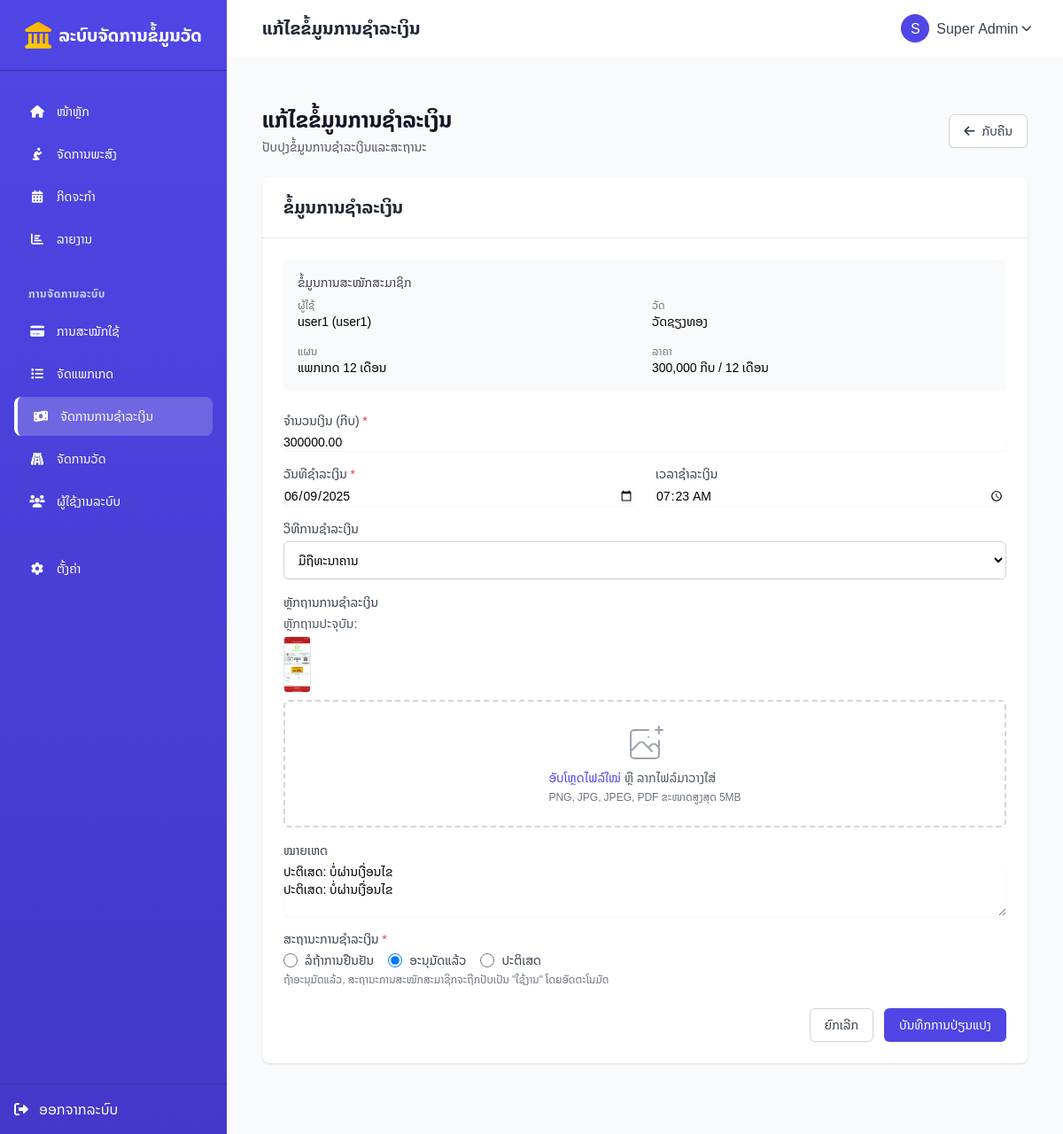
The app's page /subscription_payments/edit.php?id=2 (signed in) with its own data.
### tables this page shows
CREATE TABLE `subscription_payments` (
  `id` int(11) NOT NULL,
  `subscription_id` int(11) NOT NULL,
  `amount` decimal(10,2) NOT NULL,
  `payment_date` datetime NOT NULL,
  `payment_method` varchar(50) DEFAULT NULL,
  `payment_proof` varchar(255) DEFAULT NULL,
  `status` enum('pending','approved','rejected') NOT NULL DEFAULT 'pending',
  `notes` text DEFAULT NULL,
  `created_at` datetime NOT NULL DEFAULT current_timestamp(),
  `updated_at` datetime NOT NULL DEFAULT current_timestamp() ON UPDATE current_timestamp(),
  `processed_by` int(11) DEFAULT NULL,
  `processed_at` datetime DEFAULT NULL
);

CREATE TABLE `users` (
  `id` int(11) NOT NULL,
  `temple_id` int(11) DEFAULT NULL,
  `username` varchar(50) NOT NULL,
  `password` varchar(255) NOT NULL,
  `name` varchar(100) DEFAULT NULL,
  `role` enum('superadmin','admin','user') DEFAULT NULL,
  `created_at` datetime DEFAULT current_timestamp(),
  `email` varchar(255) DEFAULT NULL,
  `phone` varchar(20) DEFAULT NULL
);

CREATE TABLE `temples` (
  `id` int(11) NOT NULL,
  `name` varchar(255) NOT NULL,
  `address` text DEFAULT NULL,
  `district` varchar(100) DEFAULT NULL,
  `province` varchar(100) DEFAULT NULL,
  `phone` varchar(50) DEFAULT NULL,
  `email` varchar(255) DEFAULT NULL,
  `website` varchar(255) DEFAULT NULL,
  `founding_date` date DEFAULT NULL,
  `abbot_name` varchar(255) DEFAULT NULL,
  `description` text DEFAULT NULL,
  `photo` varchar(255) DEFAULT NULL,
  `logo` varchar(255) DEFAULT NULL,
  `latitude` decimal(10,8) DEFAULT NULL,
  `longitude` decimal(11,8) DEFAULT NULL,
  `status` enum('active','inactive') DEFAULT 'active',
  `created_at` timestamp NOT NULL DEFAULT current_timestamp(),
  `updated_at` timestamp NOT NULL DEFAULT current_timestamp() ON UPDATE current_timestamp()
);

CREATE TABLE `subscription_plans` (
  `id` int(11) NOT NULL,
  `name` varchar(100) NOT NULL,
  `description` text DEFAULT NULL,
  `price` decimal(10,2) NOT NULL DEFAULT 0.00,
  `duration_months` int(11) NOT NULL DEFAULT 1,
  `features` text DEFAULT NULL,
  `status` enum('active','inactive') NOT NULL DEFAULT 'active',
  `created_at` datetime NOT NULL DEFAULT current_timestamp(),
  `updated_at` timestamp NULL DEFAULT current_timestamp() ON UPDATE current_timestamp()
);

### config/base_url.php (called while the page is built)
<?php
$base_url = "http://localhost/temples/";
?>

### subscription_payments/edit.php (the view, shortened to what this page needs)
<?php
require_once '../config/db.php';
require_once '../config/base_url.php';
require_once '../includes/header.php';
$payment_id = isset($_GET['id']) && is_numeric($_GET['id']) ? (int)$_GET['id'] : null;
$stmt = $pdo->prepare("
    SELECT sp.*,
           s.id as subscription_id, s.status as subscription_status, s.start_date, s.end_date,
           u.username, u.name as user_name, u.email as user_email,
           t.name as temple_name,
           p.name as plan_name, p.price, p.duration_months
    FROM subscription_payments sp
    JOIN subscriptions s ON sp.subscription_id = s.id
    JOIN users u ON s.user_id = u.id
    JOIN temples t ON s.temple_id = t.id
    JOIN subscription_plans p ON s.plan_id = p.id
    WHERE sp.id = ?
");
$stmt->execute([$payment_id]);
$payment = $stmt->fetch();
$payment_methods = [
    'bank_transfer' => 'ໂອນເງິນຜ່ານທະນາຄານ',
    'mobile_banking' => 'ມືຖືທະນາຄານ',
    'cash' => 'ເງິນສົດ',
    'credit_card' => 'ບັດເຄຣດິດ',
    'other' => 'ອື່ນໆ'
];
$payment_date = date('Y-m-d', strtotime($payment['payment_date']));
$payment_time = date('H:i', strtotime($payment['payment_date']));
?>
<div class="max-w-5xl mx-auto px-4 py-8">
    <div class="flex flex-col md:flex-row justify-between items-start md:items-center mb-6">
        <div>
            <h1 class="text-2xl font-bold text-gray-900">ແກ້ໄຂຂໍ້ມູນການຊຳລະເງິນ</h1>
            <p class="mt-1 text-sm text-gray-600">ປັບປຸງຂໍ້ມູນການຊຳລະເງິນແລະສະຖານະ</p>
        </div>
        <div class="flex space-x-2 mt-4 md:mt-0">
            <a href="<?= $base_url ?>subscription_payments/view.php?id=<?= $payment_id ?>" class="inline-flex items-center py-2 px-4 border border-gray-300 rounded-md shadow-sm text-sm font-medium text-gray-700 bg-white hover:bg-gray-50">
                <i class="fas fa-arrow-left mr-2"></i> ກັບຄືນ
            </a>
        </div>
    </div>
    <div class="bg-white shadow rounded-lg overflow-hidden mb-6">
        <div class="px-6 py-5 border-b border-gray-200">
            <h2 class="text-xl font-semibold text-gray-800">ຂໍ້ມູນການຊຳລະເງິນ</h2>
        </div>
        <form method="post" enctype="multipart/form-data" class="p-6">
            <div class="bg-gray-50 p-4 rounded-md mb-6">
                <h3 class="text-sm font-medium text-gray-700 mb-2">ຂໍ້ມູນການສະໝັກສະມາຊິກ</h3>
                <div class="grid grid-cols-1 md:grid-cols-2 gap-4">
                    <div>
                        <p class="text-xs text-gray-500">ຜູ້ໃຊ້</p>
                        <p class="text-sm font-medium"><?= htmlspecialchars($payment['user_name']) ?> (<?= htmlspecialchars($payment['username']) ?>)</p>
                    </div>
                    <div>
                        <p class="text-xs text-gray-500">ວັດ</p>
                        <p class="text-sm font-medium"><?= htmlspecialchars($payment['temple_name']) ?></p>
                    </div>
                    <div>
                        <p class="text-xs text-gray-500">ແຜນ</p>
                        <p class="text-sm font-medium"><?= htmlspecialchars($payment['plan_name']) ?></p>
                    </div>
                    <div>
                        <p class="text-xs text-gray-500">ລາຄາ</p>
                        <p class="text-sm font-medium"><?= number_format($payment['price']) ?> ກີບ / <?= $payment['duration_months'] ?> ເດືອນ</p>
                    </div>
                </div>
            </div>
            <div class="mb-4">
                <label for="amount" class="block text-sm font-medium text-gray-700 mb-1">ຈຳນວນເງິນ (ກີບ) <span class="text-red-500">*</span></label>
                <input type="number" name="amount" id="amount" value="<?= htmlspecialchars($payment['amount']) ?>" required min="1" class="mt-1 focus:ring-indigo-500 focus:border-indigo-500 block w-full shadow-sm sm:text-sm border-gray-300 rounded-md">
            </div>
            <div class="grid grid-cols-1 md:grid-cols-2 gap-6 mb-4">
                <div>
                    <label for="payment_date" class="block text-sm font-medium text-gray-700 mb-1">ວັນທີຊຳລະເງິນ <span class="text-red-500">*</span></label>
                    <input type="date" name="payment_date" id="payment_date" value="<?= htmlspecialchars($payment_date) ?>" required class="mt-1 focus:ring-indigo-500 focus:border-indigo-500 block w-full shadow-sm sm:text-sm border-gray-300 rounded-md">
                </div>
                <div>
                    <label for="payment_time" class="block text-sm font-medium text-gray-700 mb-1">ເວລາຊຳລະເງິນ</label>
                    <input type="time" name="payment_time" id="payment_time" value="<?= htmlspecialchars($payment_time) ?>" class="mt-1 focus:ring-indigo-500 focus:border-indigo-500 block w-full shadow-sm sm:text-sm border-gray-300 rounded-md">
                </div>
            </div>
            <div class="mb-4">
                <label for="payment_method" class="block text-sm font-medium text-gray-700 mb-1">ວິທີການຊຳລະເງິນ</label>
                <select name="payment_method" id="payment_method" class="mt-1 block w-full py-2 px-3 border border-gray-300 bg-white rounded-md shadow-sm focus:outline-none focus:ring-indigo-500 focus:border-indigo-500 sm:text-sm">
                    <?php foreach ($payment_methods as $key => $value): ?>
                    <option value="<?= $key ?>" <?= $payment['payment_method'] === $key ? 'selected' : '' ?>><?= $value ?></option>
                    <?php endforeach; ?>
                </select>
            </div>
            <div class="mb-4">
                <label for="payment_proof" class="block text-sm font-medium text-gray-700 mb-1">ຫຼັກຖານການຊຳລະເງິນ</label>
                <?php if (!empty($payment['payment_proof'])): ?>
                <div class="mb-2">
                    <p class="text-sm text-gray-600 mb-1">ຫຼັກຖານປະຈຸບັນ:</p>
                    <div class="flex items-center">
                        <?php
                        $file_extension = pathinfo($payment['payment_proof'], PATHINFO_EXTENSION);
                        if (in_array(strtolower($file_extension), ['jpg', 'jpeg', 'png', 'gif'])):
                        ?>
                            <a href="<?= $base_url . $payment['payment_proof'] ?>" target="_blank" class="mr-4">
                                <img src="<?= $base_url . $payment['payment_proof'] ?>" alt="ຫຼັກຖານການຊຳລະເງິນ" class="h-16 w-auto object-cover rounded border border-gray-200">
                            </a>
                        <?php else: ?>
                            <a href="<?= $base_url . $payment['payment_proof'] ?>" target="_blank" class="mr-4 text-indigo-600 hover:text-indigo-800">
                                <i class="fas fa-download mr-1"></i> ດາວໂຫຼດຫຼັກຖານ
                            </a>
                        <?php endif; ?>
                    </div>
                </div>
                <?php endif; ?>
                <div class="mt-1 flex justify-center px-6 pt-5 pb-6 border-2 border-gray-300 border-dashed rounded-md">
                    <div class="space-y-1 text-center">
                        <div class="flex text-sm text-gray-600">
                            <label for="payment_proof" class="relative cursor-pointer bg-white rounded-md font-medium text-indigo-600 hover:text-indigo-500 focus-within:outline-none focus-within:ring-2 focus-within:ring-offset-2 focus-within:ring-indigo-500">
                                <span>ອັບໂຫຼດໄຟລ໌ໃໝ່</span>
                            </label>
                            <p class="pl-1">ຫຼື ລາກໄຟລ໌ມາວາງໃສ່</p>
                        </div>
                        <p class="text-xs text-gray-500">PNG, JPG, JPEG, PDF ຂະໜາດສູງສຸດ 5MB</p>
                    </div>
                </div>
            </div>
            <div class="mb-4">
                <label for="notes" class="block text-sm font-medium text-gray-700 mb-1">ໝາຍເຫດ</label>
                <textarea name="notes" id="notes" rows="3" class="mt-1 focus:ring-indigo-500 focus:border-indigo-500 block w-full shadow-sm sm:text-sm border-gray-300 rounded-md"><?= htmlspecialchars($payment['notes']) ?></textarea>
            </div>
            <div class="mb-6">
                <label for="status" class="block text-sm font-medium text-gray-700 mb-1">ສະຖານະການຊຳລະເງິນ <span class="text-red-500">*</span></label>
                <div class="mt-1 flex items-center space-x-4">
                    <div class="flex items-center">
                        <input id="status_pending" name="status" type="radio" value="pending" <?= $payment['status'] === 'pending' ? 'checked' : '' ?> class="focus:ring-indigo-500 h-4 w-4 text-indigo-600 border-gray-300">
                        <label for="status_pending" class="ml-2 block text-sm text-gray-700">ລໍຖ້າການຢືນຢັນ</label>
                    </div>
                    <div class="flex items-center">
                        <input id="status_approved" name="status" type="radio" value="approved" <?= $payment['status'] === 'approved' ? 'checked' : '' ?> class="focus:ring-indigo-500 h-4 w-4 text-indigo-600 border-gray-300">
                        <label for="status_approved" class="ml-2 block text-sm text-gray-700">ອະນຸມັດແລ້ວ</label>
                    </div>
                    <div class="flex items-center">
                        <input id="status_rejected" name="status" type="radio" value="rejected" <?= $payment['status'] === 'rejected' ? 'checked' : '' ?> class="focus:ring-indigo-500 h-4 w-4 text-indigo-600 border-gray-300">
                        <label for="status_rejected" class="ml-2 block text-sm text-gray-700">ປະຕິເສດ</label>
                    </div>
                </div>
                <p class="mt-1 text-xs text-gray-500">ຖ້າອະນຸມັດແລ້ວ, ສະຖານະການສະໝັກສະມາຊິກຈະຖືກປັບເປັນ "ໃຊ້ງານ" ໂດຍອັດຕະໂນມັດ</p>
            </div>
            <div class="flex justify-end space-x-3">
                <a href="<?= $base_url ?>subscription_payments/view.php?id=<?= $payment_id ?>" class="py-2 px-4 border border-gray-300 rounded-md shadow-sm text-sm font-medium text-gray-700 bg-white hover:bg-gray-50 focus:outline-none focus:ring-2 focus:ring-offset-2 focus:ring-indigo-500">
                    ຍົກເລີກ
                </a>
                <button type="submit" class="py-2 px-4 border border-transparent rounded-md shadow-sm text-sm font-medium text-white bg-indigo-600 hover:bg-indigo-700 focus:outline-none focus:ring-2 focus:ring-offset-2 focus:ring-indigo-500">
                    ບັນທຶກການປ່ຽນແປງ
                </button>
            </div>
        </form>
    </div>
</div>
<?php
require_once '../includes/footer.php';
?>

### includes/header.php (style rules this page uses)
body { font-family: 'Noto Sans Lao', sans-serif; background-color: #F9FAFB; }

### records on screen
subscription_payments: users.name "user1", users.username "user1", temples.name "ວັດຊຽງທອງ", subscription_plans.name "ແພກເກດ 12 ເດືອນ", subscription_plans.price "300,000", subscription_plans.duration_months "12", amount "300000.00", payment_date "06/09/2025", payment_time "07:23", payment_method "ມືຖືທະນາຄານ", payment_proof (picture), notes "ປະຕິເສດ: ບໍ່ຜ່ານເງື່ອນໄຂ ປະຕິເສດ: ບໍ່ຜ່ານເງື່ອນໄຂ", status "☐ ລໍຖ້າການຢືນຢັນ", status "☑ ອະນຸມັດແລ້ວ", status "☐ ປະຕິເສດ"

### other values on screen
$page_title "ແກ້ໄຂຂໍ້ມູນການຊຳລະເງິນ"
substr($_SESSION['user']['name'], 0, 1) "S"
$_SESSION['user']['name'] "Super Admin"
